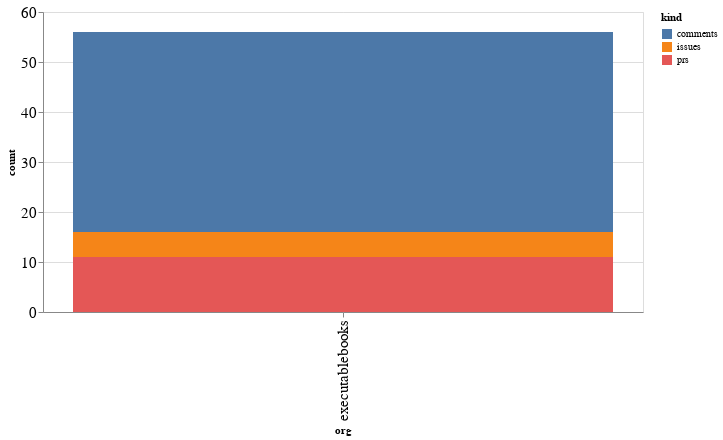

The cell this chart's notebook holds for it:
### Code cell
alt.Chart(org_summaries, width=600).mark_bar().encode(
    x='org',
    y='count',
    color='kind',
    tooltip="org"
)

### Figure 1 — Vega-Lite specification as saved in the notebook (floating-point values rounded to 4 significant figures)
{"config": {"axisLeft": {"labelFontSize": 15}, "axisBottom": {"labelFontSize": 15}}, "data": {"name": "data-a7026728514be16c91ace33151cbd850"}, "mark": "bar", "encoding": {"color": {"type": "nominal", "field": "kind"}, "tooltip": {"type": "nominal", "field": "org"}, "x": {"type": "nominal", "field": "org"}, "y": {"type": "quantitative", "field": "count"}}, "width": 600, "$schema": "https://vega.github.io/schema/vega-lite/v4.8.1.json", "datasets": {"data-a7026728514be16c91ace33151cbd850": [{"org": "executablebooks", "kind": "comments", "count": 40}, {"org": "executablebooks", "kind": "issues", "count": 5}, {"org": "executablebooks", "kind": "prs", "count": 11}]}}
